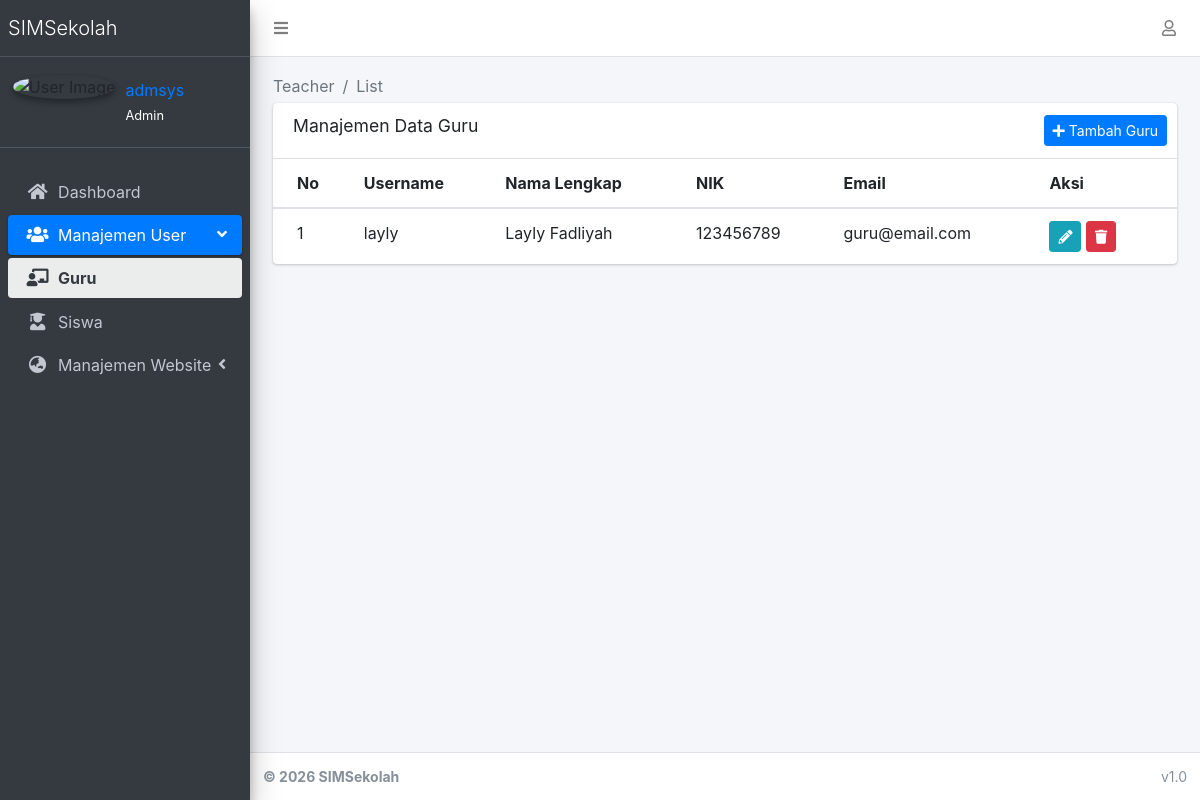
Screenshot of /accounts/teachers/ (signed in) with the database file from the repository.
### apps/accounts/models.py (models this page shows, shortened)
class UserProfile(models.Model):
    GENDER_CHOICES = (
        ('L', 'Laki-laki'),
        ('P', 'Perempuan'),
    )
    user = models.OneToOneField(User, on_delete=models.CASCADE)
    nama_lengkap = models.CharField(max_length=150, blank=True)
    nik = models.CharField(max_length=16, blank=True)
    jenis_kelamin = models.CharField(max_length=1, choices=GENDER_CHOICES, blank=True)
    tempat_lahir = models.CharField(max_length=100, blank=True)
    tanggal_lahir = models.DateField(null=True, blank=True)
    nama_ibu_kandung = models.CharField(max_length=150, blank=True)
    nama_sekolah = models.CharField(max_length=200, blank=True)
    npsn = models.CharField(max_length=20, blank=True)
    alamat_sekolah = models.TextField(blank=True)
    email_unit_kerja = models.EmailField(blank=True)
    alamat_rumah = models.TextField(blank=True)
    no_hp = models.CharField(max_length=20, blank=True)
    email_pribadi = models.EmailField(blank=True)
    pendidikan_terakhir = models.CharField(max_length=100, blank=True)
    jurusan = models.CharField(max_length=100, blank=True)
    gelar = models.CharField(max_length=50, blank=True)
    scan_ktp = models.FileField(upload_to='documents/ktp/', blank=True, null=True)
    scan_kk = models.FileField(upload_to='documents/kk/', blank=True, null=True)
    scan_sk = models.FileField(upload_to='documents/sk/', blank=True, null=True)

class User(AbstractUser):
    role = models.CharField(
        max_length=20,
        choices=(
            ('admin', 'Admin'),
            ('teacher', 'Teacher'),
            ('student', 'Student'),
        ),
        default='student'
    )

### apps/accounts/views.py (the view)
# urls.py: path('teachers/', views.teacher_list, name='teacher_list'),
@admin_only
def teacher_list(request):
    teachers = User.objects.filter(role='teacher')
    return render(request, 'accounts/teacher_list.html', {'teachers': teachers})

### apps/accounts/templatetags/account_tags.py (called while the page is built)
@register.inclusion_tag('accounts/partials/user_info.html', takes_context=True)
def user_profile_info(context):
    request = context['request']
    user = request.user
    return {
        'profile': user.userprofile if user.is_authenticated else None,
        'user': user
    }

### apps/core/context_processors.py (called while the page is built)
def theme(request):
    return {
        "THEME": settings.THEME
    }

def breadcrumbs(request):
    breadcrumbs = []
    if request.resolver_match:
        url_name = request.resolver_match.url_name
        if url_name:
            parts = url_name.split("_")
            for part in parts:
                breadcrumbs.append({
                    "name": part.capitalize(),
                    "url": ""
                })
    return {
        "breadcrumbs": breadcrumbs
    }

### apps/accounts/templates/accounts/teacher_list.html (shortened to what this page needs)
{% extends 'admin/base.html' %}
{% load static %}
{% block content %}
<div class="container-fluid">
    <div class="row">
        <div class="col-12">
            <div class="card">
                <div class="card-header">
                    <h3 class="card-title">Manajemen Data Guru</h3>
                    <div class="card-tools">
                        <a href="{% url 'accounts:teacher_create' %}" class="btn btn-primary btn-sm">
                            <i class="fas fa-plus"></i> Tambah Guru
                        </a>
                    </div>
                </div>
                <div class="card-body table-responsive p-0">
                    <table class="table table-hover text-nowrap">
                        <thead>
                            <tr>
                                <th>No</th>
                                <th>Username</th>
                                <th>Nama Lengkap</th>
                                <th>NIK</th>
                                <th>Email</th>
                                <th>Aksi</th>
                            </tr>
                        </thead>
                        <tbody>
                            {% for teacher in teachers %}
                            <tr>
                                <td>{{ forloop.counter }}</td>
                                <td>{{ teacher.username }}</td>
                                <td>{{ teacher.userprofile.nama_lengkap|default:"-" }}</td>
                                <td>{{ teacher.userprofile.nik|default:"-" }}</td>
                                <td>{{ teacher.email }}</td>
                                <td>
                                    <a href="{% url 'accounts:teacher_edit' teacher.pk %}" class="btn btn-info btn-sm">
                                        <i class="fas fa-pencil-alt"></i>
                                    </a>
                                    <button class="btn btn-danger btn-sm" onclick="confirmDelete('{{ teacher.pk }}', '{{ teacher.username }}')">
                                        <i class="fas fa-trash"></i>
                                    </button>
                                </td>
                            </tr>
                            {% empty %}
                            <tr>
                                <td colspan="6" class="text-center">Belum ada data guru.</td>
                            </tr>
                            {% endfor %}
                        </tbody>
                    </table>
                </div>
                </div>
        </div>
    </div>
</div>
{% endblock %}

### apps/accounts/templates/accounts/partials/user_info.html
{% if user.is_authenticated %}
    <div class="user-panel mt-3 pb-3 mb-3 d-flex">
        <div class="image">
            <img src="/static/adminlte/img/user2-160x160.jpg" class="img-circle elevation-2" alt="User Image">
        </div>
        <div class="info">
            <a href="#" class="d-block">{{ profile.nama_lengkap|default:user.username }}</a>
            <small class="text-white">{{ user.role|title }}</small>
        </div>
    </div>
{% endif %}

### rows the page displays
UserProfile: nama_lengkap "admsys"
User: role "Admin"
User: username "layly", userprofile.nama_lengkap "Layly Fadliyah", userprofile.nik "123456789", email "guru@email.com"

### other values shown
{{ crumb.name }} "Teacher" "List"
